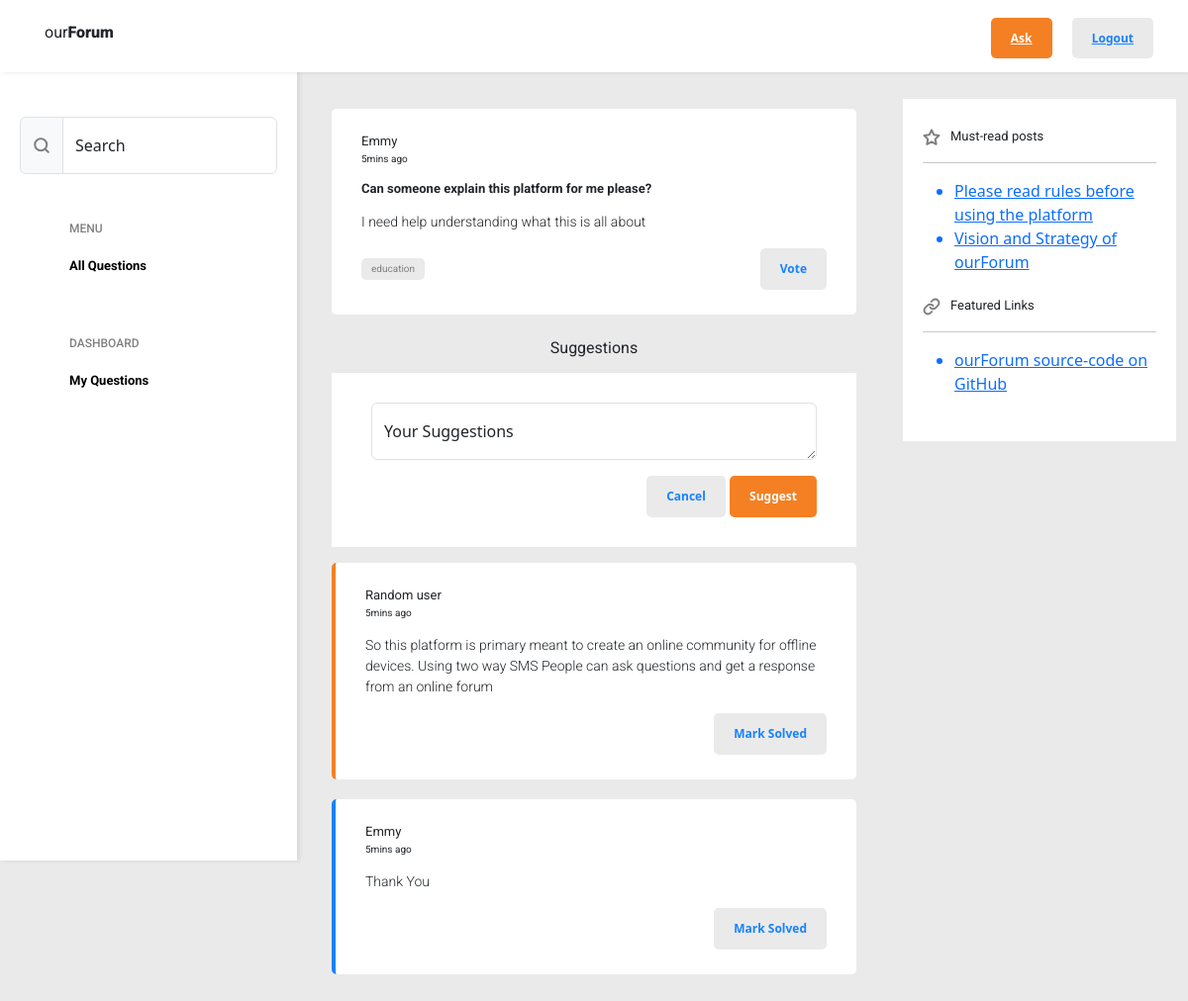
The page /question/1 (signed in) on the database its author committed.
### app.py (models this page shows)
class User(db.Model, UserMixin):
    __tablename__ = 'users'
    id = db.Column(db.Integer, primary_key=True)
    phone_number = db.Column(db.String(20), unique=True, nullable=False)
    username = db.Column(db.String(20), unique=True, nullable=False)
    password = db.Column(db.String(255), nullable=True)
    is_online = db.Column(db.Boolean, nullable=False, default=True)
    questions = db.relationship('Question', back_populates='author')
    comments = db.relationship('Comment', back_populates='author')

class Question(db.Model):
    __tablename__ = 'questions'
    id = db.Column(db.Integer, primary_key=True)
    category = db.Column(db.String(255), nullable=True)
    title = db.Column(db.String, nullable=False)
    question = db.Column(db.String, nullable=False)
    author_id = db.Column(db.Integer, db.ForeignKey('users.id'))
    author = db.relationship('User', back_populates='questions')
    comments = db.relationship('Comment', back_populates='question')
    post_time = db.Column(db.DateTime, default=datetime.utcnow())

class Comment(db.Model):
    __tablename__ = 'comments'
    id = db.Column(db.Integer, primary_key=True)
    author_id = db.Column(db.Integer, db.ForeignKey('users.id'))
    author = db.relationship('User', back_populates='comments')
    question_id = db.Column(db.Integer, db.ForeignKey('questions.id'))
    question = db.relationship('Question', back_populates='comments')
    comment = db.Column(db.String, nullable=False)
    comment_time = db.Column(db.DateTime, default=datetime.utcnow())

### app.py (the view)
@app.route("/question/<int:question_id>", methods=['GET', 'POST'])
def question(question_id):
    current_question = db.get_or_404(Question, question_id)
    if request.method == 'POST':
        comment = request.form["suggestion"]
        new_comment = Comment(
            author=current_user,
            question=current_question,
            comment=comment
        )
        db.session.add(new_comment)
        db.session.commit()
        if not current_question.author.is_online:
            send_sms([current_question.author.phone_number], comment, SHORT_CODE)
        return redirect(url_for("question", question_id=current_question.id))
    else:
        return render_template("open-question.html", question=current_question)

### app.py (called while the page is built)
@login_manager.user_loader
def load_user(user_id):
    return db.get_or_404(User, user_id)

### templates/open-question.html (shortened to what this page needs)
{% extends "body.html" %}
{% block content %}
	          <div class="my-card">
            <h6 class="mb-1">{{ question.author.username }}</h6>
            <h6 class="mb-3" style="font-size: 10px">5mins ago</h6>
            <h5 class="mb-3">{{ question.title }}</h5>
            <p>
                {{ question.question }}
            </p>
            <div class="bottom-card">
              <div class="tags">
                <div class="tag">
                  <h6 style="font-size: 10px">{{ question.category }}</h6>
                </div>
              </div>
              <div class="actions">
                <button class="secondary-button">Vote</button>
              </div>
            </div>
          </div>
          <div class="mt-4 mb-3" style="text-align: center;">
            <h2>Suggestions</h2>
          </div>
    {% if current_user.is_authenticated %}
    	<div class="suggestion-form mb-3">
            <form action="{{ url_for("question", question_id=question.id) }}" method="post">
                <div class="form-floating">
                    <label for="suggestions"></label><textarea
                        style="max-height: 300px"
                    class="form-control mb-3"
                    id="suggestions"
                    placeholder="Your Suggestion"
                    name="suggestion"
                  ></textarea>
                  <label for="phoneNumber">Your Suggestions</label>
                </div>
                <div style="width: 100%;" class="bottom-card">
                <div>
                    <button class="secondary-button">Cancel</button>
                <button type="submit" class="primary-button">Suggest</button>
                </div>
            </div>
            </form>
          </div>
    {% endif %}
          {% for comment in question.comments %}
            <div style="{% if comment.author_id == comment.question.author_id %}
                    border-left: 4px solid #1682FD;
                    {% endif %}
                    " class="my-reply-card">
            <h6 class="mb-1">{{ comment.author.username }}</h6>
            <h6 class="mb-3" style="font-size: 10px">5mins ago</h6>
            <p>
                {{ comment.comment }}
            </p>
            <div class="bottom-card">
              <div class="actions">
                <button class="secondary-button">Mark Solved</button>
              </div>
            </div>
          </div>
          {% endfor %}
{% endblock %}

### static/styles/styles.css (style rules this page uses)
h2 { font-family: "Roboto"; font-weight: 400; font-size: 16px; }
body { height: 100vh; background-color: #EAEAEA; }
h5 { font-family: "Roboto"; font-weight: 700; font-size: 13px; margin: 0; }
h6 { font-family: "Roboto"; font-weight: 400; font-size: 13px; }
p { font-family: "Roboto"; font-weight: 300; font-size: 14px; }
.form-control { font-family: "Roboto"; font-weight: 400; font-size: 13px; }
.primary-button { background-color: #F48023; border: none; border-radius: 5px; color: white; font-size: 12px; font-weight: 800; padding: 12px 20px; }
.secondary-button { background-color: #EAEAEA; border: none; border-radius: 5px; color: #1682FD; font-size: 12px; font-weight: 800; padding: 12px 20px; }
.actions, .tags { display: flex; gap: 10px; }
.action h6, .tags h6 { margin: 0%; }
.tag { color: #808080; background-color: #EAEAEA; padding: 5px 10px; border-radius: 5px; }
.bottom-card { display: flex; align-items: center; justify-content: space-between; }
.my-card { background-color: white; padding: 25px 30px; border-radius: 5px; margin-bottom: 20px; }
.my-reply-card { background-color: white; padding: 25px 30px; border-radius: 5px; margin-bottom: 20px; border-left: 4px solid #F48023; }
.suggestion-form { padding: 30px 40px; background-color: white; }

### rows shown on the page
User: author.username "Emmy"
Question: title "Can someone explain this platform for me please?", question "I need help understanding what this is all about", category "education"
Comment: author.username "Random user", comment "So this platform is primary meant to create an online community for offline devices. Using two way SMS People can ask questions and get a response from an online forum"
Comment: author.username "Emmy", comment "Thank You"
